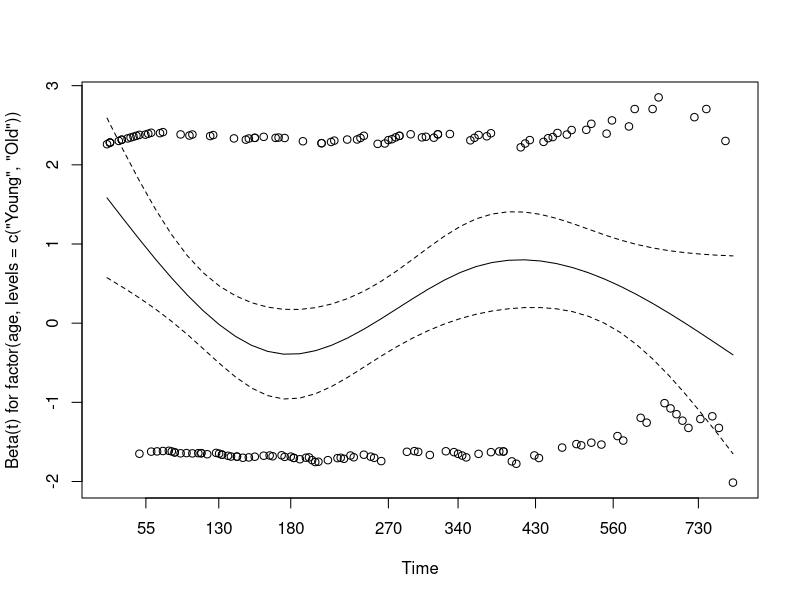
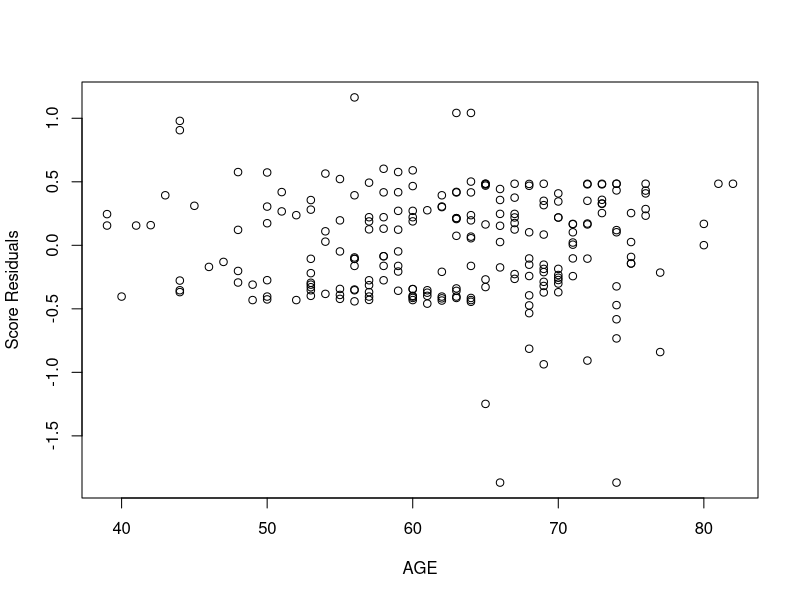

Generate these figures, in order, with R:
#ADA Homework 11
library(survival)
data = lung

# Question 1
data3 <- data
data3$age[which(data3$age<65)]  <- 1
data3$age[which(data3$age>65)]  <- 0
data3$age[which(data3$age==65)] <- 0
data3$age[which(data3$age == 0)] <- "Old"
data3$age[which(data3$age == "1")] <- "Young"
fitcox_old_young <- coxph(Surv(data3$time,data3$status)~+factor(age,levels=c('Young','Old')),data=data3)
fitcox_young_old <- coxph(Surv(data3$time,data3$status)~+factor(age,levels=c('Old','Young')),data=data3)
young_index <- which(data$age <65)
young_index
young_time <- data$time[young_index]
mean(young_time)
old_index2 <- which (data$age >= 65)
old_index2
old_time <- data$time[old_index2]
mean(old_time)
# young >old
# choose smaller one
# old/young
# 0.7419

# Question 2
prop <- cox.zph(fitcox_old_young)
plot(prop)
score <- resid(fitcox_old_young,type="score")
score_frame <- data.frame(score)
plot(data$age,score_frame[,1],ylab="Score Residuals",xlab ="AGE")

# Question 3
data3$sex[which(data3$sex == 1)] <- "Male"
data3$sex[which(data3$sex == "2")] <- "Female"
fitcox_male_female <- coxph(Surv(data3$time,data3$status)~+factor(sex,levels=c('Female','Male')),data=data3)
fitcox_female_male <- coxph(Surv(data3$time,data3$status)~+factor(sex,levels=c('Male','Female')),data=data3)

fitcox_male_female1 <- coxph(Surv(data$time,data$status)~sex,data=data)
summary(fitcox_male_female1)

male_index <- which(data$sex== 1)
male_time <- data$time[male_index]
mean(male_time)
female_index <-which(data$sex == 2)
female_time <- data$time[female_index]
mean(female_time)